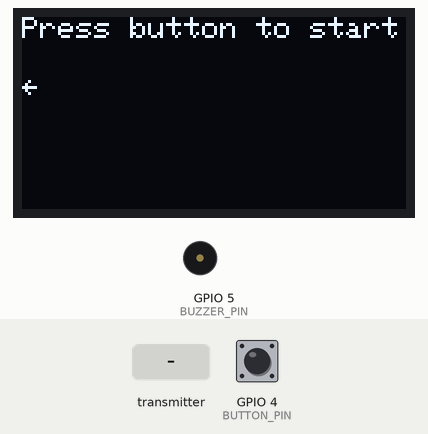
Bench run of a sketch on a simulated ESP32. Parts: 128×64 one-colour display, buzzer (waves = sounding). The test bench sets the inputs (shaded band); at power-on: GPIO 4 (BUTTON_PIN) HIGH. What the sketch prints to the serial monitor is not drawn.

Above: at 4.2 s.
4.3 s: GPIO 4 (BUTTON_PIN) pulled LOW for 3.2 s
At 4.8 s:
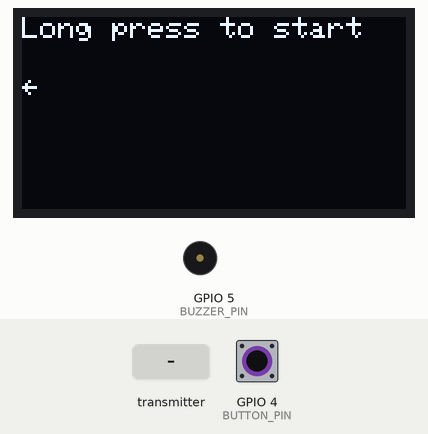
10.5 s: the transmitter starts sending motorCommand = 0
At 10.9 s:
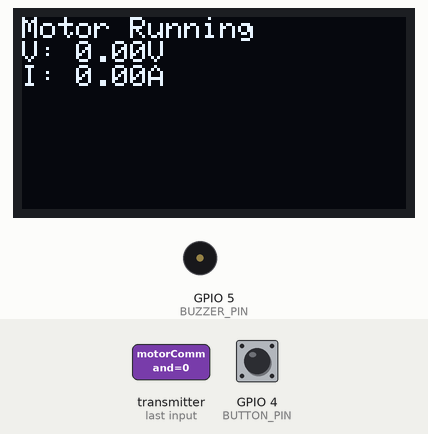
12.0 s: the transmitter starts sending status = 1024
At 13.2 s:
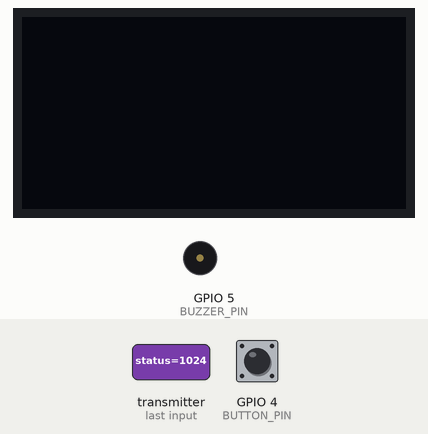
13.5 s: GPIO 4 (BUTTON_PIN) pulled LOW for 3.2 s
At 16.3 s:
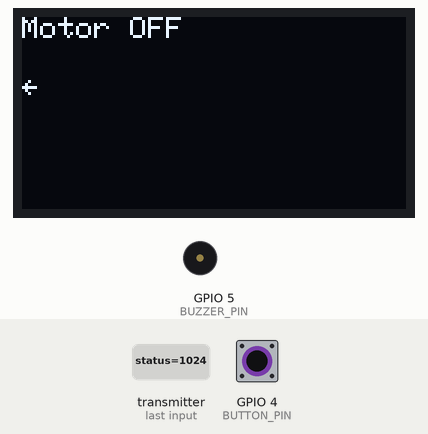
18.2 s: GPIO 4 (BUTTON_PIN) pulled LOW for 0.15 s
At 18.42 s:
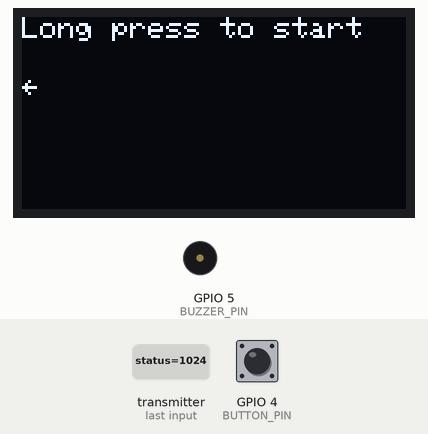
20.0 s: GPIO 4 (BUTTON_PIN) pulled LOW for 1 s
At 20.4 s:
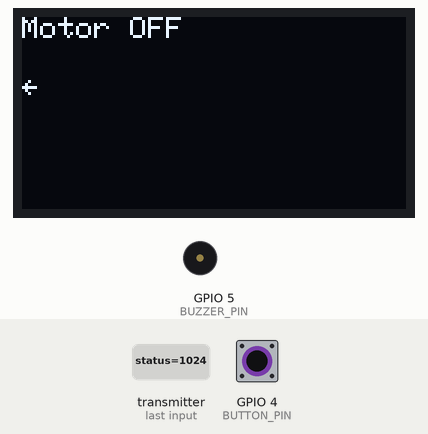
Timing chart, 0 to 23.0 s (numbered marks = the images above; inputs shaded):
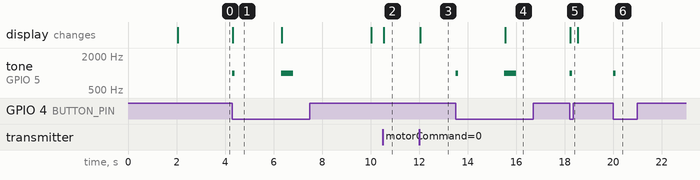

Measured:
- after the input at 4.3 s, tone on GPIO 5 (BUZZER_PIN): silent → 1000 Hz at once, → silent 0.10 s later, → 1000 Hz 1.9 s later, → silent 0.50 s later; the display: changes at once (image 1)
- after the input at 10.5 s, the display: changes at once (image 2)
- after the input at 12.0 s, the display: changes at once (image 3)
- after the input at 13.5 s, tone on GPIO 5 (BUZZER_PIN): silent → 1000 Hz at once, → silent 0.10 s later, → 1000 Hz 1.9 s later, → silent 0.50 s later; the display: changes after 2.0 s (image 4)
- after the input at 18.2 s, tone on GPIO 5 (BUZZER_PIN): silent → 1000 Hz at once, → silent 0.10 s later; the display: changes at once (image 5)
- after the input at 20.0 s, tone on GPIO 5 (BUZZER_PIN): silent → 1000 Hz at once, → silent 0.10 s later
- what the display in image 1 shows lasts 2.0 s, from 4.3 s to 6.3 s

The sketch:

trans_updated.ino
```cpp
#include <esp_now.h>
#include <WiFi.h>
#include <Wire.h>
#include <Adafruit_GFX.h>
#include <Adafruit_SSD1306.h>

// OLED Configuration
#define SCREEN_WIDTH 128
#define SCREEN_HEIGHT 64
#define OLED_RESET -1
Adafruit_SSD1306 display(SCREEN_WIDTH, SCREEN_HEIGHT, &Wire, OLED_RESET);

// Pin Definitions
#define BUTTON_PIN 4
#define BUZZER_PIN 5

// Receiver ESP32's MAC Address
uint8_t receiverMacAddress[] = {0x8C, 0x4F, 0x00, 0xAB, 0xA3, 0x24};

// ESP-NOW
esp_now_peer_info_t peerInfo;

// Data structure to send/receive
typedef struct struct_message {
  bool motorCommand;
  float voltage;
  float current;
  int status; // 0: normal, 1: overload, 2: dry run, 3: line break, 4: undervoltage, 5: no voltage, 6: motor faulty
} struct_message;

struct_message motorData;
struct_message incomingData;

// Variables
bool buttonState = false;
bool lastButtonState = false;
unsigned long buttonPressTime = 0;
bool longPressDetected = false;
bool motorRunning = false;
unsigned long lastDataReceived = 0;
const unsigned long DATA_TIMEOUT = 10000; // 10 seconds timeout
int lastStatus = -1; // Track last displayed status

bool readButton() {
  static bool lastState = HIGH;
  static unsigned long lastChange = 0;
  bool currentState = digitalRead(BUTTON_PIN);
  if (currentState != lastState && millis() - lastChange > 50) {
    lastState = currentState;
    lastChange = millis();
  }
  return currentState == LOW;
}

void alertBuzzer(int status) {
  switch (status) {
    case 1: // Overload
      for (int i = 0; i < 3; i++) {
        tone(BUZZER_PIN, 1000, 200);
        delay(300);
      }
      break;
    case 2: // Dry run
      for (int i = 0; i < 2; i++) {
        tone(BUZZER_PIN, 1000, 500);
        delay(600);
      }
      break;
    case 3: // Line break
      tone(BUZZER_PIN, 1000, 1000);
      break;
    case 4: // Undervoltage
      for (int i = 0; i < 4; i++) {
        tone(BUZZER_PIN, 1000, 100);
        delay(200);
      }
      break;
    case 5: // No voltage
      tone(BUZZER_PIN, 1000, 1500);
      break;
    case 6: // Motor faulty
      for (int i = 0; i < 5; i++) {
        tone(BUZZER_PIN, 1000, 150);
        delay(250);
      }
      break;
  }
}

void setup() {
  Serial.begin(115200);
  delay(2000); // Wait for Serial to stabilize
  Serial.println("Starting Transmitter Setup (Button/OLED/Buzzer)...");

  // Initialize OLED
  Serial.println("Initializing OLED...");
  if(!display.begin(SSD1306_SWITCHCAPVCC, 0x3C)) {
    Serial.println(F("SSD1306 allocation failed"));
    for(;;);
  }
  display.clearDisplay();
  display.setTextSize(1);
  display.setTextColor(SSD1306_WHITE);
  display.setCursor(0,0);
  display.println("Press button to start");
  display.setCursor(0, 20);
  display.write(0x1B); // Left arrow
  display.display();
  Serial.println("OLED initialized.");

  // Initialize pins
  Serial.println("Initializing pins...");
  pinMode(BUTTON_PIN, INPUT_PULLUP);
  pinMode(BUZZER_PIN, OUTPUT);
  Serial.println("Pins initialized.");

  // Initialize ESP-NOW
  Serial.println("Setting WiFi mode to STA...");
  WiFi.mode(WIFI_STA);
  delay(1000);
  Serial.print("Transmitter MAC Address: ");
  Serial.println(WiFi.macAddress());
  Serial.println("Initializing ESP-NOW...");
  if (esp_now_init() != ESP_OK) {
    Serial.println("Error initializing ESP-NOW. Halting...");
    while (1) {
      Serial.println("ESP-NOW init failed.");
      delay(5000);
    }
  }
  Serial.println("ESP-NOW initialized.");

  // Register peer
  Serial.println("Registering peer...");
  memcpy(peerInfo.peer_addr, receiverMacAddress, 6);
  peerInfo.channel = 1; // Set to channel 1
  peerInfo.encrypt = false;
  if (esp_now_add_peer(&peerInfo) != ESP_OK) {
    Serial.println("Failed to add peer. Halting...");
    while (1) {
      Serial.println("Peer registration failed.");
      delay(5000);
    }
  }
  Serial.println("Peer registered.");

  // Register callbacks
  Serial.println("Registering callbacks...");
  esp_now_register_recv_cb(OnDataRecv);
  esp_now_register_send_cb(OnDataSent);
  Serial.println("Setup complete.");
}

void OnDataSent(const uint8_t *mac_addr, esp_now_send_status_t status) {
  Serial.print("Data sent to: ");
  for (int i = 0; i < 6; i++) {
    Serial.print(mac_addr[i], HEX);
    if (i < 5) Serial.print(":");
  }
  Serial.println(status == ESP_NOW_SEND_SUCCESS ? " - Delivery Success" : " - Delivery Fail");
}

void OnDataRecv(const esp_now_recv_info *recv_info, const uint8_t *data, int len) {
  if (len != sizeof(struct_message)) {
    Serial.println("Received data size mismatch!");
    return;
  }
  Serial.println("Data received from receiver.");
  memcpy(&incomingData, data, sizeof(struct_message));
  lastDataReceived = millis();
  if (lastStatus != incomingData.status) {
    lastStatus = incomingData.status;
    alertBuzzer(lastStatus); // Call buzzer on status change
  }
  Serial.print("Voltage: ");
  Serial.print(incomingData.voltage);
  Serial.print("V, Current: ");
  Serial.print(incomingData.current);
  Serial.print("A, Status: ");
  Serial.println(incomingData.status);
  displayData();
}

void displayData() {
  display.clearDisplay();
  display.setCursor(0,0);
  if (!motorRunning) {
    display.println("Motor OFF");
    display.setCursor(0, 20);
    display.write(0x1B);
  } else if (millis() - lastDataReceived > DATA_TIMEOUT) {
    display.println("No data received!");
    lastStatus = -1;
  } else {
    switch (lastStatus) {
      case 0:
        display.println("Motor Running");
        display.print("V: ");
        display.print(incomingData.voltage);
        display.println("V");
        display.print("I: ");
        display.print(incomingData.current);
        display.println("A");
        break;
      case 1:
        display.println("Motor Overload!");
        display.print("V: ");
        display.print(incomingData.voltage);
        display.print("V, I: ");
        display.print(incomingData.current);
        display.println("A");
        break;
      case 2:
        display.println("Dry Run!");
        display.print("V: ");
        display.print(incomingData.voltage);
        display.print("V, I: ");
        display.print(incomingData.current);
        display.println("A");
        break;
      case 3:
        display.println("Line Break!");
        display.print("V: ");
        display.print(incomingData.voltage);
        display.print("V, I: ");
        display.print(incomingData.current);
        display.println("A");
        break;
      case 4:
        display.println("Under Voltage!");
        display.print("V: ");
        display.print(incomingData.voltage);
        display.print("V, I: ");
        display.print(incomingData.current);
        display.println("A");
        break;
      case 5:
        display.println("No Voltage!");
        display.print("V: ");
        display.print(incomingData.voltage);
        display.print("V, I: ");
        display.print(incomingData.current);
        display.println("A");
        break;
      case 6:
        display.println("Motor Faulty!");
        display.print("V: ");
        display.print(incomingData.voltage);
        display.print("V, I: ");
        display.print(incomingData.current);
        display.println("A");
        break;
    }
  }
  display.display();
}

void loop() {
  // Read button with debouncing
  buttonState = readButton();

  if (buttonState && !lastButtonState) {
    buttonPressTime = millis();
    tone(BUZZER_PIN, 1000, 100);
    display.clearDisplay();
    display.setCursor(0,0);
    display.println("Long press to start");
    display.setCursor(0, 20);
    display.write(0x1B);
    display.display();
    Serial.println("Button pressed.");
  }

  if (buttonState && (millis() - buttonPressTime > 2000) && !longPressDetected) {
    longPressDetected = true;
    tone(BUZZER_PIN, 1000, 500);
    motorRunning = !motorRunning;
    motorData.motorCommand = motorRunning;

    display.clearDisplay();
    display.setCursor(0,0);
    display.println("Waiting...");
    display.display();
    Serial.println("Long press detected. Sending motor command...");

    Serial.print("Sending to receiver MAC: ");
    for (int i = 0; i < 6; i++) {
      Serial.print(receiverMacAddress[i], HEX);
      if (i < 5) Serial.print(":");
    }
    Serial.println();
    esp_now_send(receiverMacAddress, (uint8_t *) &motorData, sizeof(motorData));
  }

  if (!buttonState) {
    longPressDetected = false;
  }

  // Check for timeout
  if (motorRunning && millis() - lastDataReceived > DATA_TIMEOUT) {
    displayData(); // Update OLED with timeout message
  }

  lastButtonState = buttonState;
  delay(10); // Small delay for stability
}
```
